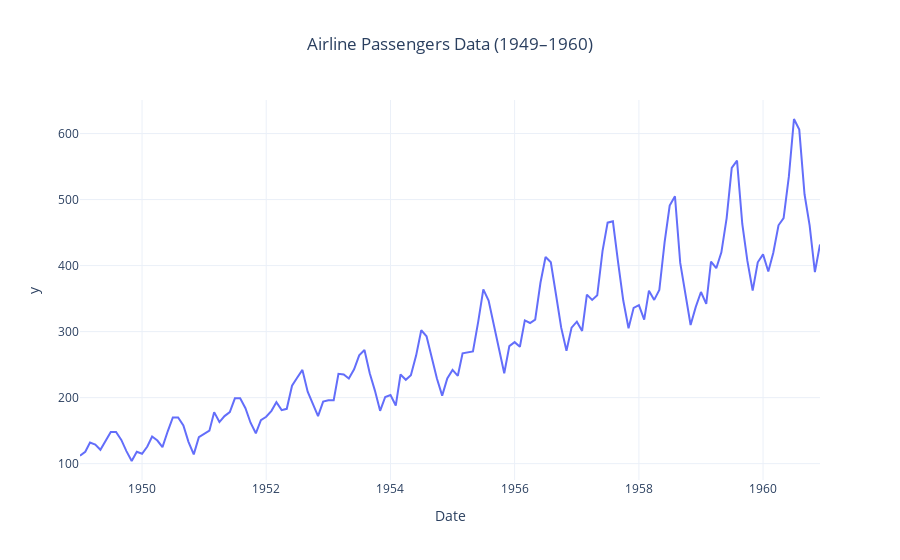

Notebook code cell kept with this figure:
### Code cell
# Load dataset
url = 'https://raw.githubusercontent.com/jbrownlee/Datasets/master/airline-passengers.csv'
data = pd.read_csv(url, parse_dates=['Month'], index_col='Month')
series = data['Passengers']

# Plot using Plotly
fig = px.line(series, x=series.index, y=series.values,
              title='Airline Passengers Data (1949–1960)',
              labels={'Month': 'Date', 'Passengers': 'Number of Passengers'},
              template='plotly_white')

fig.update_layout(title_x=0.5)
fig.show()

### Figure 1 — Plotly figure (JSON) as saved in the notebook; plotly's stock layout.template omitted (floating-point values rounded to 4 significant figures; data arrays with more than 128 entries replaced by an {"elided": "..."} marker saying what was removed)
{"data": [{"hovertemplate": "Date=%{x}<br>y=%{y}<extra></extra>", "legendgroup": "", "line": {"color": "#636efa", "dash": "solid"}, "marker": {"symbol": "circle"}, "mode": "lines", "name": "", "orientation": "v", "showlegend": false, "type": "scatter", "x": {"elided": "144 str values"}, "xaxis": "x", "y": {"elided": "144 int values"}, "yaxis": "y"}], "layout": {"legend": {"tracegroupgap": 0}, "title": {"text": "Airline Passengers Data (1949–1960)", "x": 0.5}, "xaxis": {"anchor": "y", "domain": [0, 1], "title": {"text": "Date"}}, "yaxis": {"anchor": "x", "domain": [0, 1], "title": {"text": "y"}}}}
